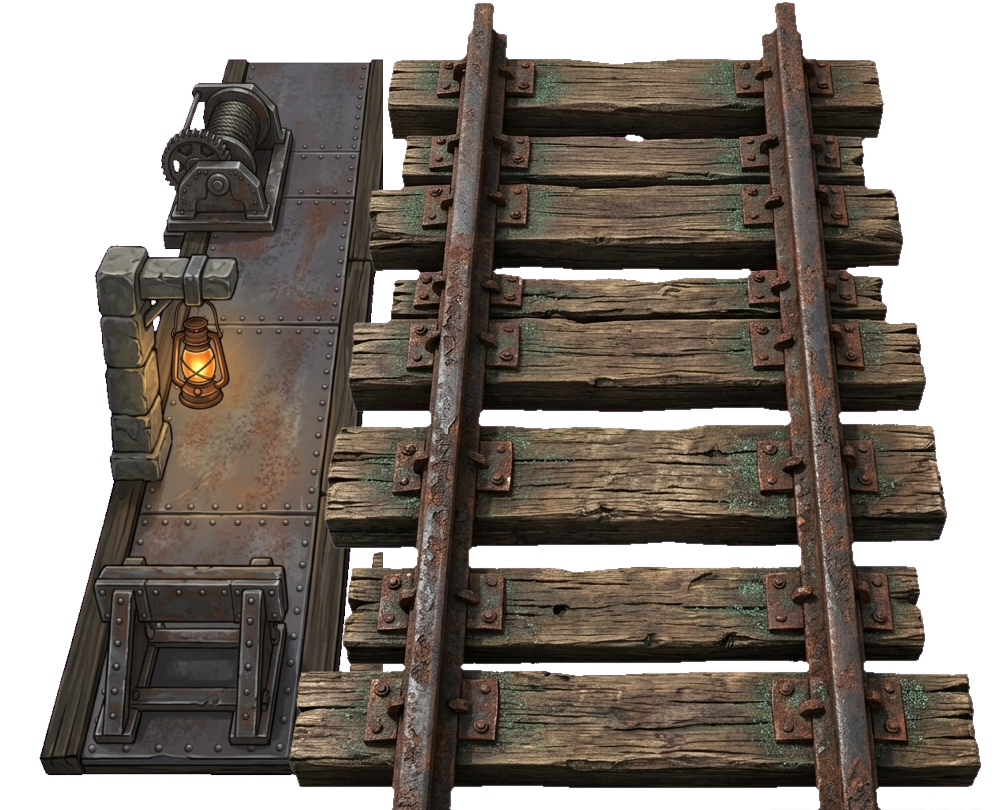
#> input picture fundo_ferro_standalone/assets/rails/estacao_trilho_v2.png, 1008 x 810 px, found by its file name
$ python analisar_bbox.py
#> lines starting #> are read from the running program, lines starting #| are printed output that depends on the picture; after the words box and inside, x2 and y2 are one past the last pixel; in counts of white or black regions, pixels touching at a corner belong together
from PIL import Image
import numpy as np

def analyze_rails(image_path, name):
#> called with image_path = 'assets/rails/estacao_trilho_v2.png', name = 'Estacao'
    im = Image.open(image_path).convert("RGBA")
#> im is the input picture: PIL image 1008x810 RGBA; mean R, G, B, A 56.3, 48.4, 41, 174.3
    arr = np.array(im)
    alpha = arr[:, :, 3]
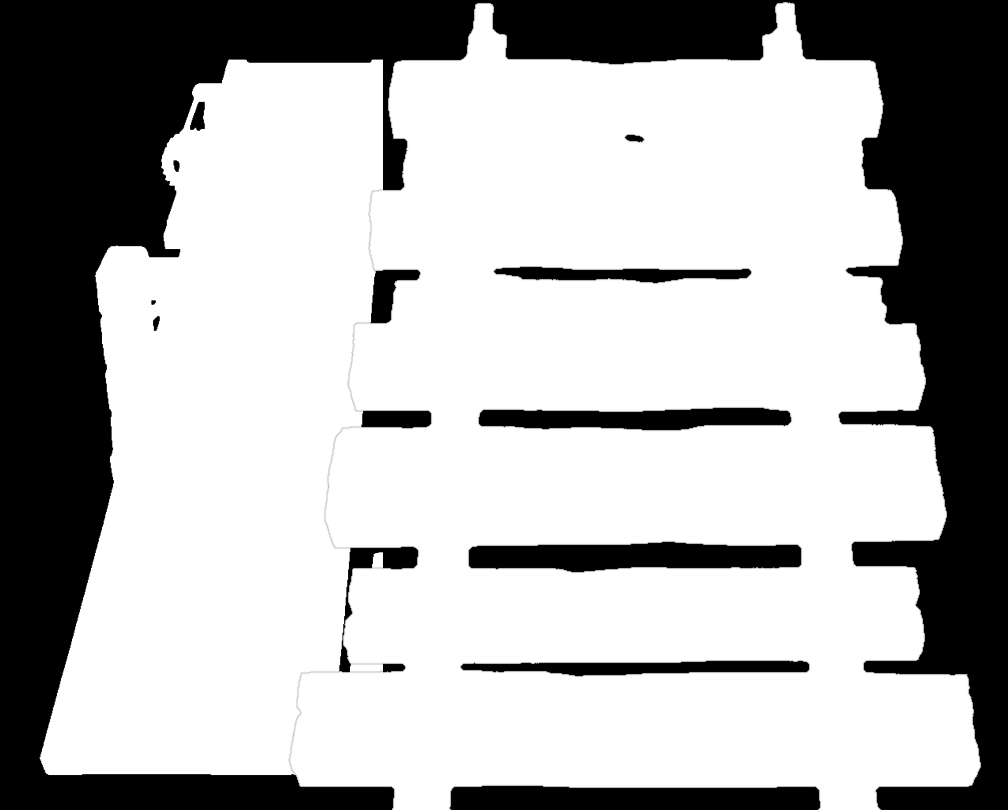
#> alpha: shape (810, 1008); min 0, max 255, mean 174.3
    h, w = alpha.shape
#> h = 810; w = 1008

    # Non-empty rows
    row_sums = np.sum(alpha > 20, axis=1)
#> row_sums = 810 values, max 941 at index 757, min 0 at index 0, mean 692.5
    non_empty_rows = np.where(row_sums > 0)[0]
#> non_empty_rows = 808 values from 2 to 809
    if len(non_empty_rows) == 0:
        print(f"{name}: completely empty")
        return
    min_y, max_y = non_empty_rows[0], non_empty_rows[-1]
#> min_y = 2; max_y = 809

    col_sums = np.sum(alpha > 20, axis=0)
#> col_sums = 1008 values, max 756 at index 475, min 0 at index 0, mean 556.4
    non_empty_cols = np.where(col_sums > 0)[0]
#> non_empty_cols = 942 values from 39 to 980
    min_x, max_x = non_empty_cols[0], non_empty_cols[-1]
#> min_x = 39; max_x = 980

    print(f"=== {name} ===")
    print(f"Image Size: W={w}, H={h}")
#| Image Size: W=1008, H=810
    print(f"Bounding Box: X=[{min_x}, {max_x}] (W={max_x-min_x+1}), Y=[{min_y}, {max_y}] (H={max_y-min_y+1})")
#| Bounding Box: X=[39, 980] (W=942), Y=[2, 809] (H=808)

analyze_rails("assets/rails/estacao_trilho_v2.png", "Estacao")
analyze_rails("assets/rails/trilho_reto_vertical_v1.png", "Trilho Vertical")
#> call 2 of analyze_rails, with image_path = 'assets/rails/trilho_reto_vertical_v1.png', name = 'Trilho Vertical'
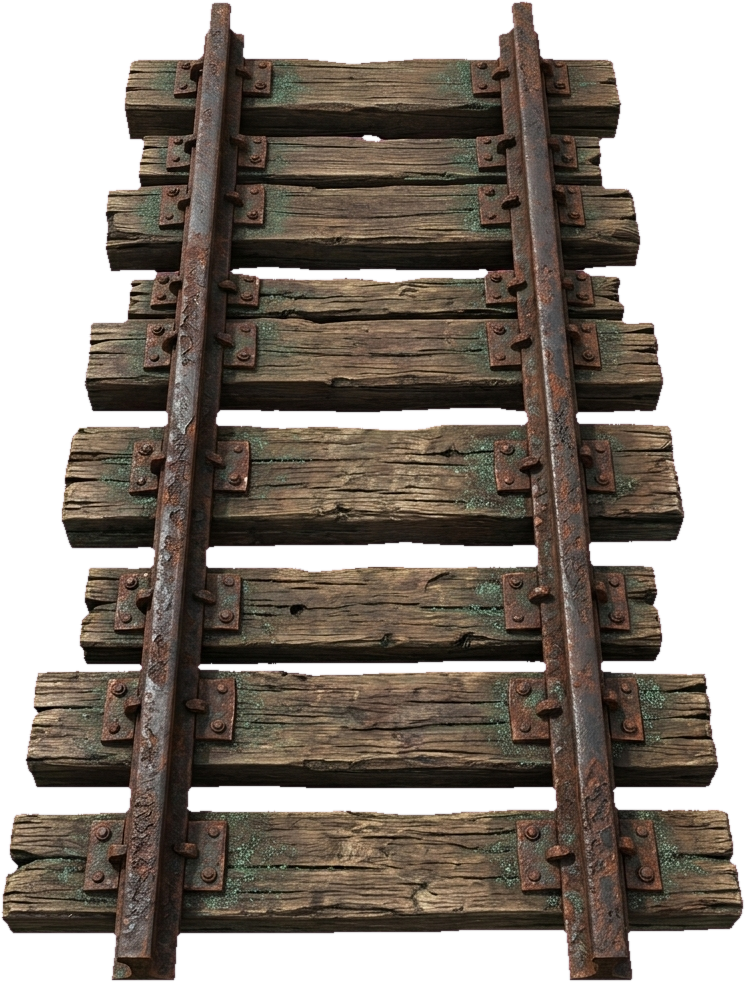
#> input picture fundo_ferro_standalone/assets/rails/trilho_reto_vertical_v1.png, 745 x 982 px, found by its file name
#> in analyze_rails, im is the input picture: PIL image 745x982 RGBA; mean R, G, B, A 70.2, 57.6, 52.9, 169.1
#> in analyze_rails (call 2), `row_sums = np.sum(alpha > 20, axis=1)`: row_sums = 982 values, max 742 at index 900, min 0 at index 0, mean 502.5
#> in analyze_rails (call 2), `non_empty_rows = np.where(row_sums > 0)[0]`: non_empty_rows = 980 values from 1 to 980
#> in analyze_rails (call 2), `min_y, max_y = non_empty_rows[0], non_empty_rows[-1]`: min_y = 1; max_y = 980
#> in analyze_rails (call 2), `col_sums = np.sum(alpha > 20, axis=0)`: col_sums = 745 values, max 922 at index 167, min 0 at index 0, mean 662.4
#> in analyze_rails (call 2), `non_empty_cols = np.where(col_sums > 0)[0]`: non_empty_cols = 743 values from 1 to 743
#> in analyze_rails (call 2), `min_x, max_x = non_empty_cols[0], non_empty_cols[-1]`: min_x = 1; max_x = 743
#| Image Size: W=745, H=982
#| Bounding Box: X=[1, 743] (W=743), Y=[1, 980] (H=980)
analyze_rails("assets/rails/cavalete_alto_v1.png", "Cavalete Alto")
#> call 3 of analyze_rails, with image_path = 'assets/rails/cavalete_alto_v1.png', name = 'Cavalete Alto'
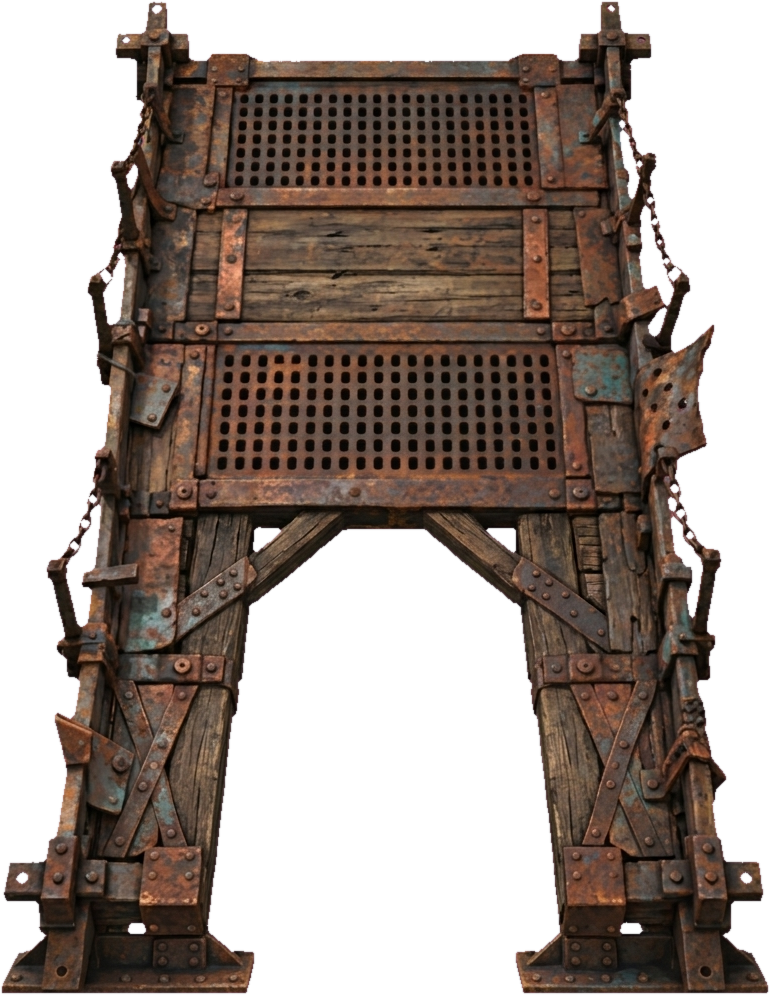
#> input picture fundo_ferro_standalone/assets/rails/cavalete_alto_v1.png, 770 x 995 px, found by its file name
#> in analyze_rails, im is the input picture: PIL image 770x995 RGBA; mean R, G, B, A 55.5, 37.4, 35.5, 145.4
#> in analyze_rails (call 3), `alpha = arr[:, :, 3]`:
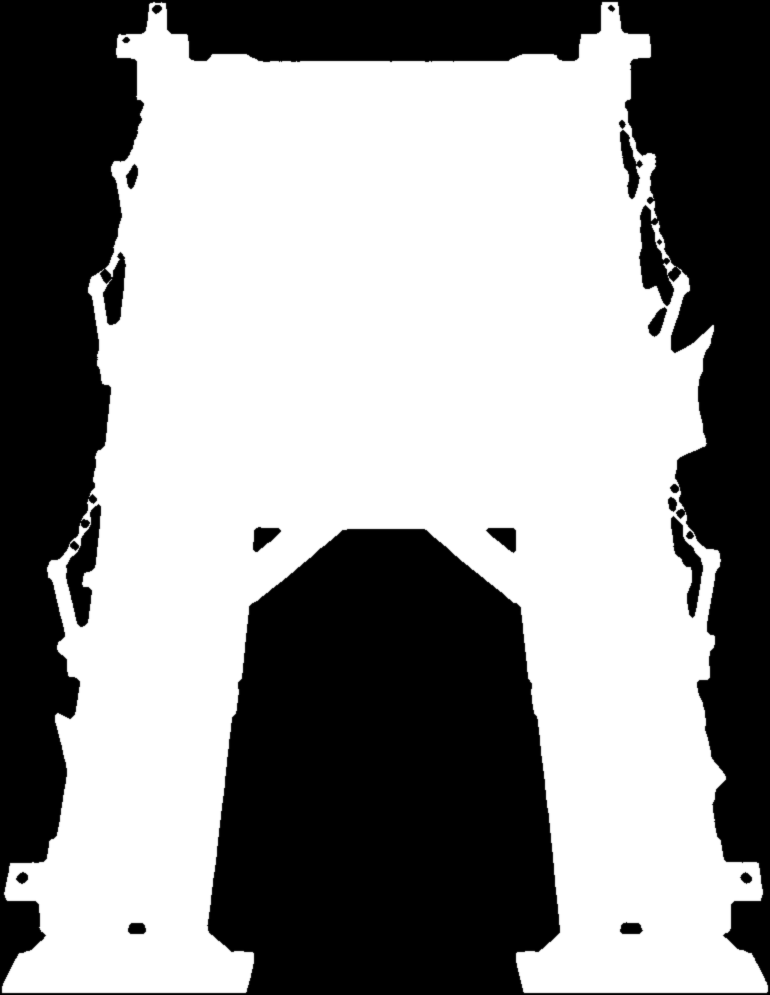
#> alpha: shape (995, 770); min 0, max 255, mean 145.4
#> in analyze_rails (call 3), `row_sums = np.sum(alpha > 20, axis=1)`: row_sums = 995 values, max 610 at index 354, min 0 at index 0, mean 445.4
#> in analyze_rails (call 3), `non_empty_rows = np.where(row_sums > 0)[0]`: non_empty_rows = 993 values from 1 to 993
#> in analyze_rails (call 3), `min_y, max_y = non_empty_rows[0], non_empty_rows[-1]`: max_y = 993
#> in analyze_rails (call 3), `col_sums = np.sum(alpha > 20, axis=0)`: col_sums = 770 values, max 993 at index 161, min 0 at index 0, mean 575.6
#> in analyze_rails (call 3), `non_empty_cols = np.where(col_sums > 0)[0]`: non_empty_cols = 768 values from 1 to 768
#> in analyze_rails (call 3), `min_x, max_x = non_empty_cols[0], non_empty_cols[-1]`: max_x = 768
#| Image Size: W=770, H=995
#| Bounding Box: X=[1, 768] (W=768), Y=[1, 993] (H=993)
analyze_rails("assets/rails/boca_tunel_v2.png", "Boca Tunel")
#> call 4 of analyze_rails, with image_path = 'assets/rails/boca_tunel_v2.png', name = 'Boca Tunel'
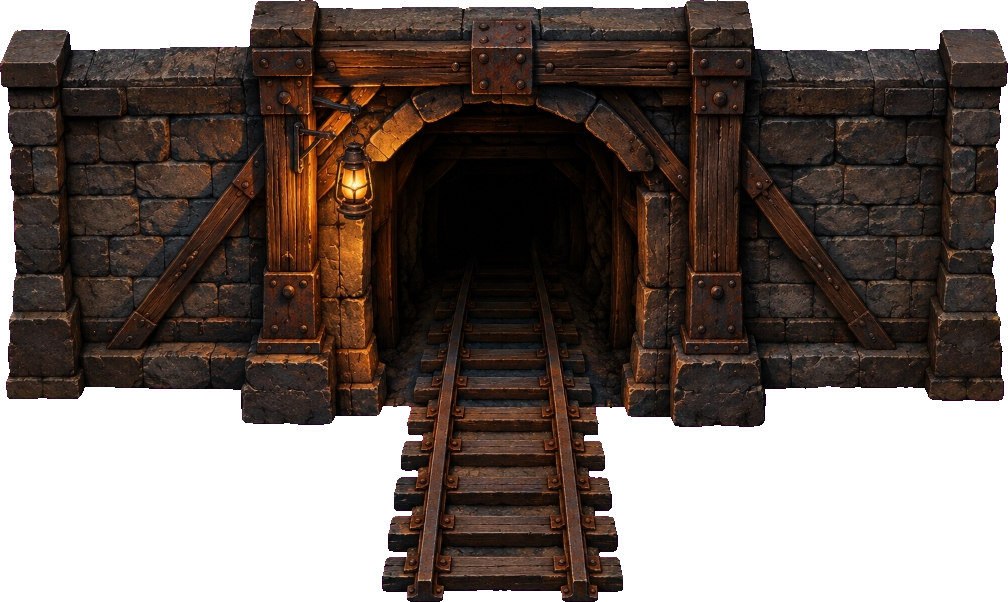
#> input picture fundo_ferro_standalone/assets/rails/boca_tunel_v2.png, 1008 x 602 px, found by its file name
#> in analyze_rails, im is the input picture: PIL image 1008x602 RGBA; mean R, G, B, A 81.1, 24.9, 66.1, 174.1
#> in analyze_rails (call 4), `alpha = arr[:, :, 3]`:
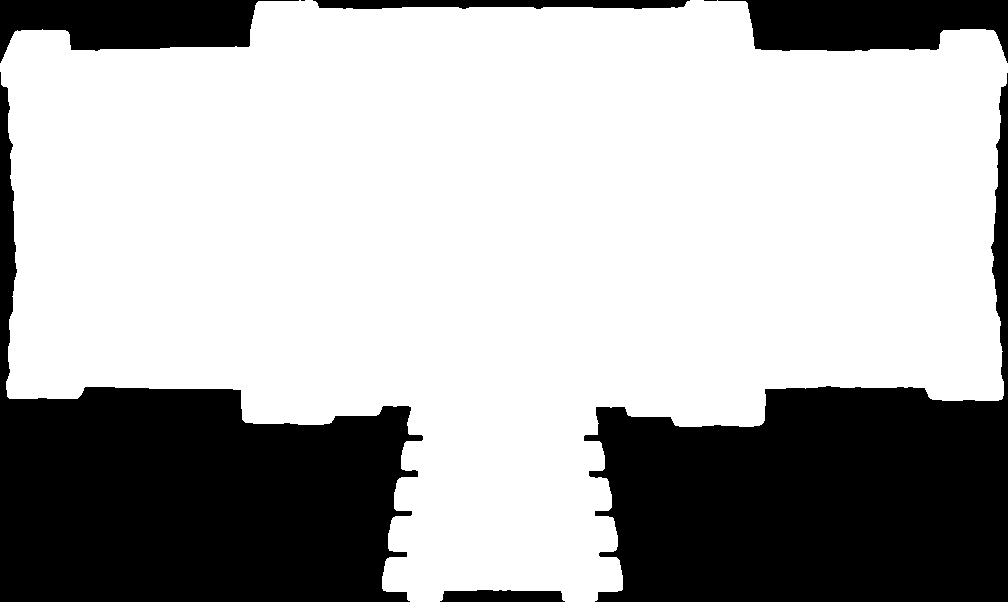
#> alpha: shape (602, 1008); 68.3% white; 8 black regions (2 under 20 px), largest, box (x1, y1, x2, y2) and area: (0, 72, 423, 602) 82778, (584, 73, 1008, 602) 82597, (718, 0, 1008, 63) 11675, (0, 0, 299, 63) 11196, (313, 0, 690, 9) 2816, (440, 590, 565, 602) 1335
#> in analyze_rails (call 4), `row_sums = np.sum(alpha > 20, axis=1)`: row_sums = 602 values, max 1008 at index 63, min 25 at index 0, mean 688.4
#> in analyze_rails (call 4), `non_empty_rows = np.where(row_sums > 0)[0]`: non_empty_rows = 602 values from 0 to 601
#> in analyze_rails (call 4), `min_y, max_y = non_empty_rows[0], non_empty_rows[-1]`: min_y = 0; max_y = 601
#> in analyze_rails (call 4), `col_sums = np.sum(alpha > 20, axis=0)`: col_sums = 1008 values, max 595 at index 423, min 9 at index 0, mean 411.1
#> in analyze_rails (call 4), `non_empty_cols = np.where(col_sums > 0)[0]`: non_empty_cols = 1008 values from 0 to 1007
#> in analyze_rails (call 4), `min_x, max_x = non_empty_cols[0], non_empty_cols[-1]`: min_x = 0; max_x = 1007
#| Image Size: W=1008, H=602
#| Bounding Box: X=[0, 1007] (W=1008), Y=[0, 601] (H=602)
